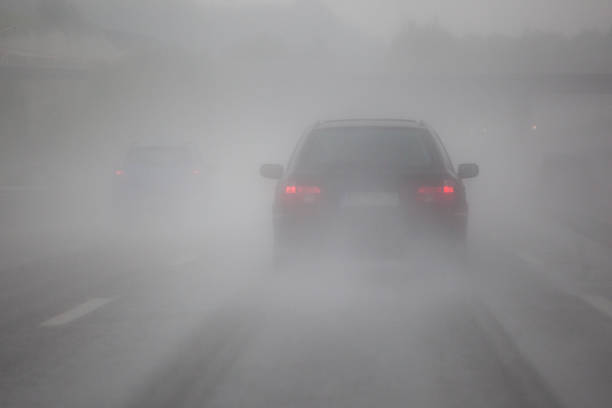
#> input picture SSD/sample-image.jpeg, 612 x 408 px, found by its file name
$ python code.py
#> lines starting #> are read from the running program, lines starting #| are printed output that depends on the picture
import cv2

#-----Reading the image-----------------------------------------------------
img = cv2.imread('sample-image.jpeg', 1)
#> img is the input picture: shape (408, 612, 3); mean B, G, R 144, 142.8, 143.5
cv2.imshow("img",img)

#-----Converting image to LAB Color model-----------------------------------
lab= cv2.cvtColor(img, cv2.COLOR_BGR2LAB)
#> lab: shape (408, 612, 3); mean of channels 0, 1, 2 151.4, 128.4, 127.5
cv2.imshow("lab",lab)

#-----Splitting the LAB image to different channels-------------------------
l, a, b = cv2.split(lab)
cv2.imshow('l_channel', l)
cv2.imshow('a_channel', a)
cv2.imshow('b_channel', b)

#-----Applying CLAHE to L-channel-------------------------------------------
clahe = cv2.createCLAHE(clipLimit=3.0, tileGridSize=(8,8))
cl = clahe.apply(l)
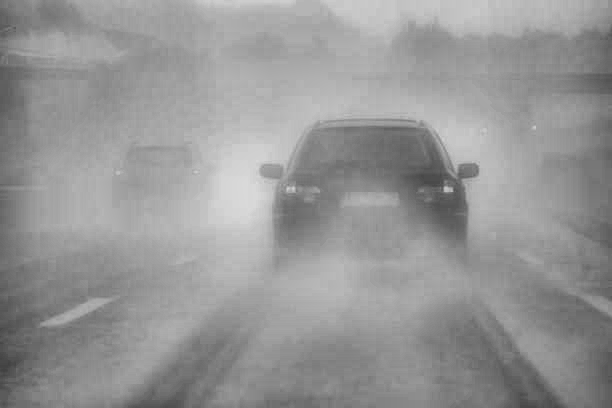
#> cl: shape (408, 612); min 65, max 220, mean 149.9
cv2.imshow('CLAHE output', cl)

#-----Merge the CLAHE enhanced L-channel with the a and b channel-----------
limg = cv2.merge((cl,a,b))
#> limg: shape (408, 612, 3); mean of channels 0, 1, 2 149.9, 128.4, 127.5
cv2.imshow('limg', limg)

#-----Converting image from LAB Color model to RGB model--------------------
final = cv2.cvtColor(limg, cv2.COLOR_LAB2BGR)
cv2.imshow('final', final)
cv2.imwrite('output.jpeg', final)
cv2.waitKey(0)
cv2.destroyAllWindows()
